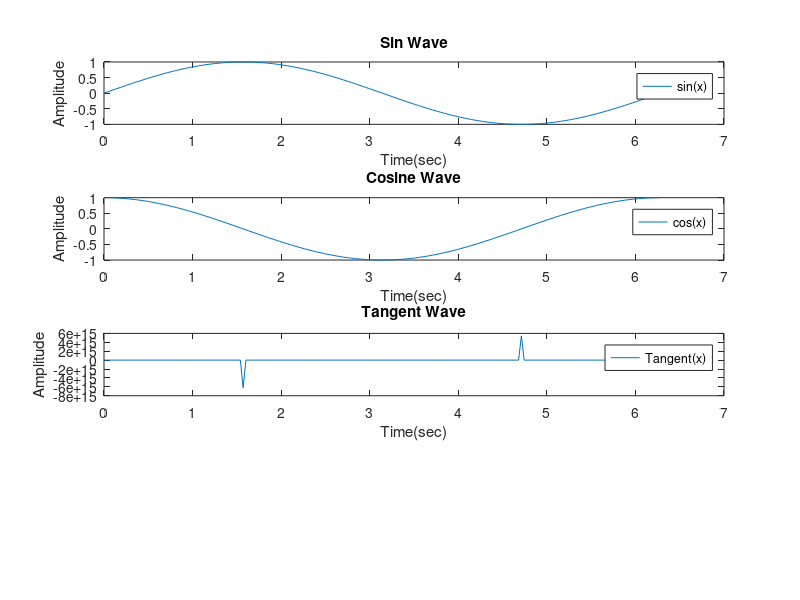

Source code (MATLAB):
clc;
close all;
clear all;
x=0:pi/100:2*pi;

%To plot sine function
y=sin(x);
subplot(4,1,1);
plot(x,y);
xlabel('Time(sec)');
ylabel('Amplitude');
legend('sin(x)');
title('Sin Wave');
hold

%To plot cosine function.
z=cos(x);
subplot(4,1,2);
plot(x,z);
xlabel('Time(sec)');
ylabel('Amplitude');
legend('cos(x)');
title('Cosine Wave');
hold

%To plot tangent function.
t=tan(x);
subplot(4,1,3);
plot(x,t);
xlabel('Time(sec)');
ylabel('Amplitude');
legend('Tangent(x)');
title('Tangent Wave');
hold